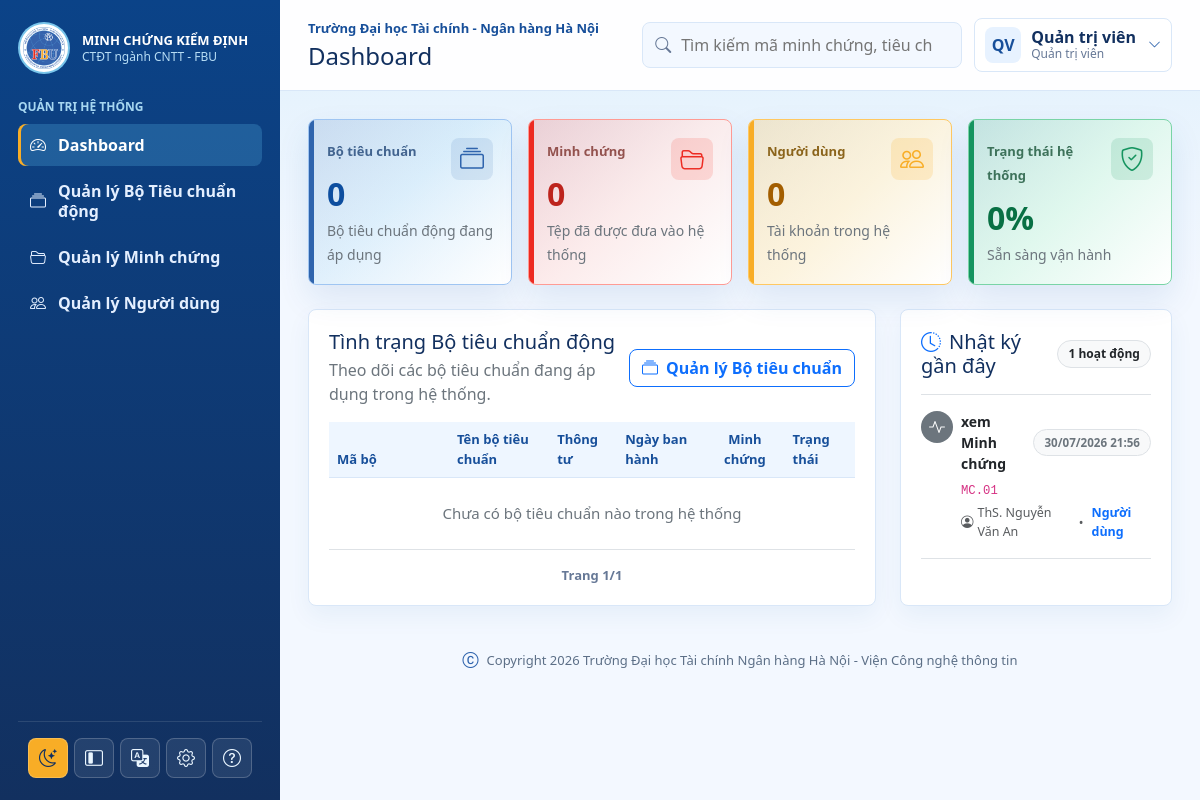
Screenshot of /admin/dashboard.php (signed in) with the database file from the repository.
### tables this page shows
CREATE TABLE NguoiDung (
    MaNguoiDung VARCHAR(50) NOT NULL PRIMARY KEY,
    HoTen VARCHAR(150) NOT NULL,
    Email VARCHAR(150) NOT NULL UNIQUE,
    SoDienThoai VARCHAR(30) NULL,
    TenDangNhap VARCHAR(80) NOT NULL UNIQUE,
    MatKhau VARCHAR(255) NOT NULL,
    VaiTro ENUM('admin', 'user') NOT NULL DEFAULT 'user',
    TrangThai TINYINT(1) NOT NULL DEFAULT 1,
    DuongDanAnhDaiDien VARCHAR(500) NULL,
    DangNhapCuoi DATETIME NULL,
    NgayTao TIMESTAMP DEFAULT CURRENT_TIMESTAMP
);

CREATE TABLE audit_logs (
    id BIGINT AUTO_INCREMENT PRIMARY KEY,
    MaNguoiDung VARCHAR(50) NULL,
    hanh_dong VARCHAR(100) NOT NULL,
    phan_he VARCHAR(100) NOT NULL,
    ten_ban_ghi VARCHAR(255) NULL,
    id_ban_ghi VARCHAR(50) NULL,
    gia_tri_cu JSON NULL,
    gia_tri_moi JSON NULL,
    dia_chi_ip VARCHAR(45) NULL,
    ngay_tao TIMESTAMP DEFAULT CURRENT_TIMESTAMP,
    CONSTRAINT fk_audit_logs_nguoi_dung FOREIGN KEY (MaNguoiDung) REFERENCES NguoiDung(MaNguoiDung) ON DELETE SET NULL
);

### includes/data.php (called while the page is built, shortened)
<?php
$pdo = db();
$trainingProgram = [
    'name'   => 'Công nghệ thông tin',
    'code'   => '7480201',
    'degree' => 'Cử nhân',
    'school' => 'Trường Đại học Tài chính - Ngân hàng Hà Nội',
    'cycle'  => '2026-2031',
];
$roles = [
    'admin' => 'Quản trị viên',
    'user'  => 'Người dùng',
];
if (!function_exists('vn_user_status')) {
    function vn_user_status(int $status): string
    {
        return $status === 1 ? 'Đang hoạt động' : 'Ngưng áp dụng';
    }
}
$standardSets = [];
$evidences = [];
$users = [];
try {
    $stmt = $pdo->query("
        SELECT
            u.MaNguoiDung AS id,
            u.MaNguoiDung AS user_code,
            u.HoTen,
            u.Email,
            COALESCE(u.SoDienThoai, '') AS phone,
            u.TenDangNhap,
            u.VaiTro,
            u.TrangThai,
            u.DuongDanAnhDaiDien AS avatar
        FROM NguoiDung u
        ORDER BY u.MaNguoiDung
    ");
    foreach ($stmt->fetchAll() as $row) {
        $roleName = $row['VaiTro'] === 'admin' ? 'Quản trị viên' : 'Người dùng';
        $users[] = [
            'id'         => $row['id'],
            'code'       => $row['user_code'],
            'name'       => $row['HoTen'],
            'username'   => $row['TenDangNhap'],
            'email'      => $row['Email'],
            'phone'      => $row['phone'] ?? '',
            'role'       => $row['VaiTro'],
            'role_code'  => $row['VaiTro'],
            'role_name'  => $roleName,
            'avatar'     => $row['avatar'],
            'status_raw' => (int) $row['TrangThai'],
            'status'     => vn_user_status($row['TrangThai']),
        ];
    }
} catch (Throwable $e) {
    $users = [];
}
if (!function_exists('current_user')) {
    function current_user(): array
    {
        global $users;
        $userId = $_SESSION['user_id'] ?? 'ND001';
        foreach ($users as $u) {
            if ((string) $u['id'] === (string) $userId) {
                return $u;
            }
        }
        return $users[0] ?? [
            'id'     => 'ND001',
            'code'   => 'ND001',
            'name'   => 'Quản trị viên',
            'email'  => 'admin@fbu.edu.vn',
            'role'   => 'admin',
            'avatar' => null,
        ];
    }
}
$currentUser = current_user();
$activityLogs = [];
try {
    $stmt = $pdo->query("
        SELECT
            a.id,
            a.hanh_dong,
            a.phan_he,
            a.ten_ban_ghi,
            DATE_FORMAT(a.ngay_tao, '%d/%m/%Y %H:%i') AS log_time,
            u.HoTen AS user_name,
            u.VaiTro AS user_role
        FROM audit_logs a
        LEFT JOIN NguoiDung u ON u.MaNguoiDung = a.MaNguoiDung
        ORDER BY a.id DESC
        LIMIT 15
    ");
    $modulesMap = [
        'bo_tieu_chuan' => 'Bộ tiêu chuẩn',
        'minh_chung'    => 'Minh chứng',
        'nguoi_dung'    => 'Người dùng',
        'he_thong'      => 'Hệ thống',
    ];
    foreach ($stmt->fetchAll() as $row) {
        $modName = $modulesMap[$row['phan_he']] ?? $row['phan_he'];
        $icon = 'bi-activity';
        $badgeClass = 'bg-secondary';
        switch ($row['hanh_dong']) {
            default:
                $actionName = $row['hanh_dong'] . ' ' . $modName;
                break;
        }
        $detail = !empty($row['ten_ban_ghi']) ? $row['ten_ban_ghi'] : '';
        $roleName = ($row['user_role'] ?? 'admin') === 'admin' ? 'Quản trị viên' : 'Người dùng';
        $activityLogs[] = [
            'id'          => (int) $row['id'],
            'action_name' => $actionName,
            'action_raw'  => $row['hanh_dong'],
            'detail'      => $detail,
            'icon'        => $icon,
            'badge_class' => $badgeClass,
            'actor'       => $row['user_name'] ?? 'Hệ thống',
            'role_name'   => $roleName,
            'role_code'   => $row['user_role'] ?? 'admin',
            'time'        => $row['log_time'],
        ];
    }
} catch (Throwable $e) {
    $activityLogs = [];
}

### admin/dashboard.php (the view, shortened to what this page needs)
<?php
require_once __DIR__ . '/../includes/helpers.php';
require_once __DIR__ . '/../includes/data.php';
$heading = 'Dashboard';
include __DIR__ . '/../includes/header.php';
?>
<div class="row g-3 mb-4">
    <div class="col-md-6 col-xl-3">
        <div class="metric-card metric-blue">
            <i class="bi bi-collection"></i>
            <span>Bộ tiêu chuẩn</span>
            <strong class="count-up" data-count-to="<?= count($standardSets) ?>">0</strong>
            <small class="text-secondary">Bộ tiêu chuẩn động đang áp dụng</small>
        </div>
    </div>
    <div class="col-md-6 col-xl-3">
        <div class="metric-card metric-red">
            <i class="bi bi-folder2-open"></i>
            <span>Minh chứng</span>
            <strong class="count-up" data-count-to="<?= count($evidences) ?>">0</strong>
            <small class="text-secondary">Tệp đã được đưa vào hệ thống</small>
        </div>
    </div>
    <div class="col-md-6 col-xl-3">
        <div class="metric-card metric-amber">
            <i class="bi bi-people"></i>
            <span>Người dùng</span>
            <strong class="count-up" data-count-to="<?= count($users) ?>">0</strong>
            <small class="text-secondary">Tài khoản trong hệ thống</small>
        </div>
    </div>
    <div class="col-md-6 col-xl-3">
        <div class="metric-card metric-green">
            <i class="bi bi-shield-check"></i>
            <span>Trạng thái hệ thống</span>
            <strong><span class="count-up" data-count-to="100">0</span>%</strong>
            <small class="text-secondary">Sẵn sàng vận hành</small>
        </div>
    </div>
</div>
<div class="row g-4">
    <div class="col-xl-8">
        <div class="panel">
            <div class="d-flex justify-content-between align-items-center mb-3">
                <div>
                    <h2 class="h5 mb-1">Tình trạng Bộ tiêu chuẩn động</h2>
                    <p class="text-secondary mb-0">Theo dõi các bộ tiêu chuẩn đang áp dụng trong hệ thống.</p>
                </div>
                <a class="btn btn-outline-primary" href="<?= base_url('admin/standard_sets.php') ?>">
                    <i class="bi bi-collection me-1"></i> Quản lý Bộ tiêu chuẩn
                </a>
            </div>
            <div class="table-responsive">
                <table class="table">
                    <thead>
                        <tr>
                            <th style="width: 120px;">Mã bộ</th>
                            <th>Tên bộ tiêu chuẩn</th>
                            <th>Thông tư</th>
                            <th>Ngày ban hành</th>
                            <th class="text-center">Minh chứng</th>
                            <th>Trạng thái</th>
                        </tr>
                    </thead>
                    <tbody>
                    <?php if (empty($standardSets)): ?>
                        <tr>
                            <td colspan="6" class="text-center text-secondary py-4">Chưa có bộ tiêu chuẩn nào trong hệ thống</td>
                        </tr>
                    <?php endif; ?>
                    </tbody>
                </table>
            </div>
        </div>
    </div>
    <div class="col-xl-4">
        <div class="panel h-100">
            <div class="d-flex justify-content-between align-items-center mb-3">
                <h2 class="h5 mb-0"><i class="bi bi-clock-history me-2 text-primary"></i>Nhật ký gần đây</h2>
                <span class="badge bg-light text-dark border"><?= count($activityLogs) ?> hoạt động</span>
            </div>
            <?php if (empty($activityLogs)): ?>
                <div class="text-center text-secondary py-4">Chưa có nhật ký hoạt động</div>
            <?php else: ?>
                <ul class="list-group list-group-flush border-top">
                    <?php foreach ($activityLogs as $log): ?>
                        <li class="list-group-item px-0 py-3 border-bottom">
                            <div class="d-flex align-items-start gap-2">
                                <span class="badge <?= $log['badge_class'] ?> p-2 rounded-circle fs-6">
                                    <i class="bi <?= $log['icon'] ?>"></i>
                                </span>
                                <div class="flex-grow-1 min-width-0">
                                    <div class="d-flex justify-content-between align-items-center mb-1">
                                        <strong class="text-dark small me-2"><?= htmlspecialchars($log['action_name']) ?></strong>
                                        <span class="badge bg-light text-secondary border fs-7" style="font-size: 0.725rem;">
                                            <?= htmlspecialchars($log['time']) ?>
                                        </span>
                                    </div>
                                    <?php if (!empty($log['detail'])): ?>
                                        <div class="text-secondary small mb-1 text-truncate" title="<?= htmlspecialchars($log['detail']) ?>">
                                            <code><?= htmlspecialchars($log['detail']) ?></code>
                                        </div>
                                    <?php endif; ?>
                                    <div class="d-flex align-items-center gap-1 text-muted" style="font-size: 0.78rem;">
                                        <i class="bi bi-person-circle"></i>
                                        <span><?= htmlspecialchars($log['actor']) ?></span>
                                        <span class="mx-1">•</span>
                                        <?php if ($log['role_code'] === 'admin'): ?>
                                            <span class="text-danger fw-semibold">Quản trị viên</span>
                                        <?php else: ?>
                                            <span class="text-primary fw-semibold">Người dùng</span>
                                        <?php endif; ?>
                                    </div>
                                </div>
                            </div>
                        </li>
                    <?php endforeach; ?>
                </ul>
            <?php endif; ?>
        </div>
    </div>
</div>
<?php include __DIR__ . '/../includes/footer.php'; ?>

### includes/header.php (shortened to what this page needs)
<?php
require_once __DIR__ . '/helpers.php';
require_once __DIR__ . '/data.php';
$pageTitle = $pageTitle ?? $appName;
?>
<!doctype html>
<html lang="vi">
<head>
    <link href="https://cdn.jsdelivr.net/npm/bootstrap@5.3.3/dist/css/bootstrap.min.css" rel="stylesheet">
    <link href="https://cdn.jsdelivr.net/npm/bootstrap-icons@1.11.3/font/bootstrap-icons.css" rel="stylesheet">
    <link href="<?= base_url('assets/css/app.css?v=24') ?>" rel="stylesheet">
</head>
<body>
<div class="app-shell">
    <?php include __DIR__ . '/sidebar.php'; ?>
    <main class="main-content">
        <header class="topbar">
            <div class="topbar-title">
                <p class="eyebrow mb-1"><?= htmlspecialchars($trainingProgram['school']) ?></p>
                <h1 class="h4 mb-0"><?= htmlspecialchars($heading ?? $pageTitle) ?></h1>
            </div>
            <div class="topbar-actions">
                <form class="search-box" action="<?= base_url('user/search.php') ?>" method="get">
                    <i class="bi bi-search"></i>
                    <input type="search" name="q" value="<?= htmlspecialchars($_GET['q'] ?? '') ?>" placeholder="Tìm kiếm mã minh chứng, tiêu chí...">
                </form>
                <div class="dropdown user-menu">
                    <button class="user-chip" type="button" data-bs-toggle="dropdown" aria-expanded="false">
                        <?= avatar_html($currentUser['avatar'] ?? null, $currentUser['name']) ?>
                        <span class="user-chip-text">
                            <strong><?= htmlspecialchars($currentUser['name']) ?></strong>
                            <small><?= htmlspecialchars($roles[$currentUser['role']] ?? 'Người dùng') ?></small>
                        </span>
                        <i class="bi bi-chevron-down user-chip-icon"></i>
                    </button>
                </div>
            </div>
        </header>
        <section class="content-wrap">

### includes/helpers.php (shortened to what this page needs)
<?php
function base_url(string $path = ''): string
{
    $script = str_replace('\\', '/', dirname($_SERVER['SCRIPT_NAME']));
    $root = preg_replace('#/(admin|user|auth|includes)$#', '', $script);
    $root = rtrim($root, '/');
    return $root . '/' . ltrim($path, '/');
}
function user_initials(string $name): string
{
    $name = trim($name);
    $parts = preg_split('/\s+/u', $name);
    $first = mb_substr($parts[0] ?? 'U', 0, 1, 'UTF-8');
    $last = mb_substr($parts[count($parts) - 1] ?? $first, 0, 1, 'UTF-8');
    return mb_strtoupper($first . $last, 'UTF-8');
}
function avatar_html(?string $avatarPath, string $name, string $class = 'avatar'): string
{
    return '<span class="' . htmlspecialchars($class, ENT_QUOTES, 'UTF-8') . '">' . htmlspecialchars(user_initials($name), ENT_QUOTES, 'UTF-8') . '</span>';
}
?>

### rows the page displays
nguoidung: HoTen "QV", HoTen "Quản trị viên"
audit_logs: action_name "xem Minh chứng", time "30/07/2026 21:56", ten_ban_ghi "MC.01", MaNguoiDung.HoTen "ThS. Nguyễn Văn An"

### other values shown
$trainingProgram['school'] "Trường Đại học Tài chính - Ngân hàng Hà Nội"
$heading "Dashboard"
$roles[$currentUser['role']] "Quản trị viên"
count($activityLogs) "1"
